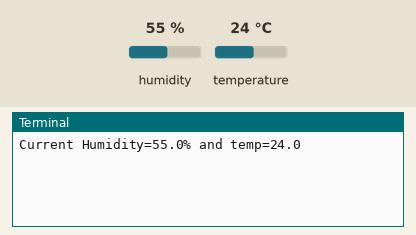
Recording of a program running on a simulated Raspberry Pi (BCM pin numbers). On the bench: the last lines printed to the terminal. The inputs (shaded band) are chosen by the test bench; at power-on: humidity 55 %, temperature 24 °C.

Above: at 1.2 s.
1.3 s: humidity set to 22 %
At 3.9 s:
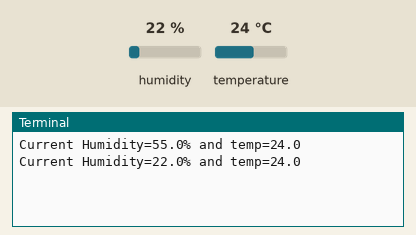
4.7 s: temperature set to 12 °C
At 6.8 s:
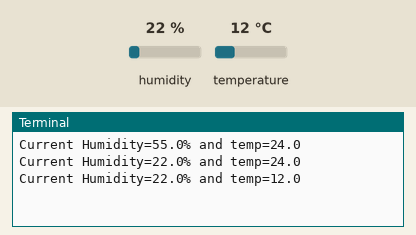
8.1 s: humidity set to 40 %
At 8.4 s:
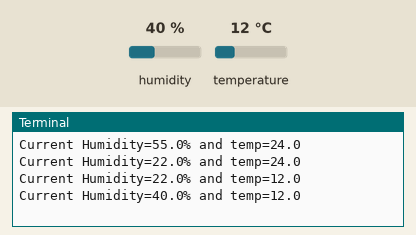
Timing chart, 0 to 11.1 s (numbered marks = the images above; inputs shaded):
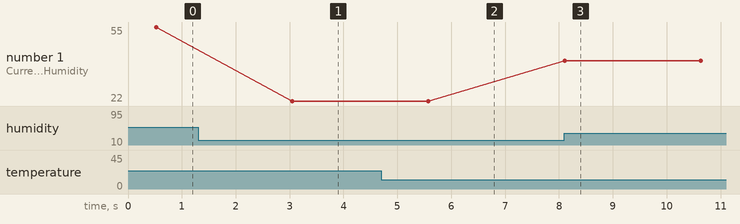

Measured:
- after the input at 1.3 s, the terminal: prints a new line after 1.8 s (image 1)
- after the input at 4.7 s, the terminal: prints a new line after 0.88 s (image 2)
- after the input at 8.1 s, the terminal: prints a new line at once (image 3)
- plotted number 1: 55 → 22 after the input at 1.3 s, 22 → 40 after the input at 8.1 s

The program:

humidity_sensor.py
```python
from Adafruit_DHT import read_retry, DHT11
from time import sleep


def main():
    while True:
        humidity, temp = read_retry(DHT11, 18)
        if humidity is not None:
            print("Current Humidity={}% and temp={}".format(humidity, temp))
        sleep(2)


if __name__ == "__main__":
    main()
```
